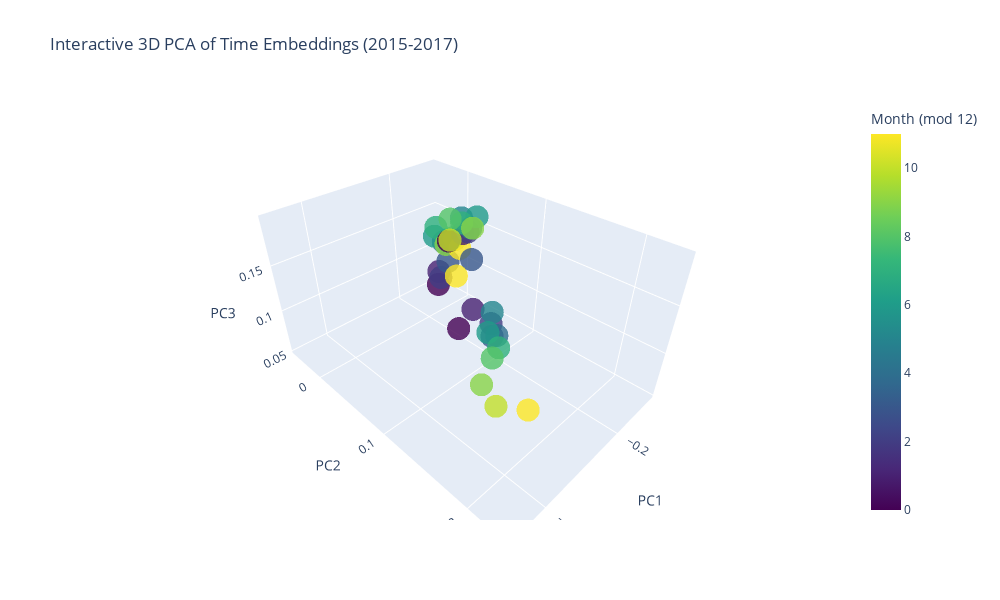

This figure's notebook cell:
### Code cell
import numpy as np
from matplotlib import pyplot as plt
# Convert to numpy array
time_matrix = np.stack(time_embeddings)

# Apply PCA
from sklearn.decomposition import PCA
pca = PCA(n_components=3)
time_pca = pca.fit_transform(time_matrix)
# Color by month: mod 12
colors = [j % 12 for j, _ in enumerate(timetoks)]

import plotly.graph_objs as go

# Filter for years 2015-2017 (indices 60-95: years 15-17, months 1-12 each)
#start_idx = 5 * 12  # year 15 (2015) starts at index 60
#end_idx = 8 * 12    # year 18 (2018) starts at index 96, so we want up to 95
start_idx = 4*12
end_idx = 7*12

filtered_time_pca = time_pca[start_idx:end_idx]
filtered_colors = colors[start_idx:end_idx]
# filtered_timetoks = timetoks[start_idx:end_idx]  # no longer needed since labels are removed

fig = go.Figure(data=[go.Scatter3d(
    x=filtered_time_pca[:, 0],
    y=filtered_time_pca[:, 1],
    z=filtered_time_pca[:, 2],
    mode='markers',
    marker=dict(
        size=8,
        color=filtered_colors,
        colorscale='Viridis',
        colorbar=dict(title='Month'),
        opacity=0.8
    )
)])

fig.update_layout(
    scene = dict(
        xaxis_title='PC1',
        yaxis_title='PC2',
        zaxis_title='PC3'
    ),
    title='Monthly TLM Embeddings (NOW)',
    width=1000,
    height=600
)
fig.show()

### Figure 1 — Plotly figure (JSON) as saved in the notebook; plotly's stock layout.template omitted (floating-point values rounded to 4 significant figures)
{"data": [{"marker": {"color": [0, 1, 2, 3, 4, 5, 6, 7, 8, 9, 10, 11, 0, 1, 2, 3, 4, 5, 6, 7, 8, 9, 10, 11, 0, 1, 2, 3, 4, 5, 6, 7, 8, 9, 10, 11], "colorbar": {"title": {"text": "Month (mod 12)"}}, "colorscale": [[0, "#440154"], [0.1111, "#482878"], [0.2222, "#3e4989"], [0.3333, "#31688e"], [0.4444, "#26828e"], [0.5556, "#1f9e89"], [0.6667, "#35b779"], [0.7778, "#6ece58"], [0.8889, "#b5de2b"], [1, "#fde725"]], "opacity": 0.8, "size": 8}, "mode": "markers", "type": "scatter3d", "x": [-0.2486, -0.2552, -0.2438, -0.2464, -0.2435, -0.2442, -0.233, -0.2228, -0.2317, -0.2249, -0.233, -0.2211, -0.2088, -0.2244, -0.2098, -0.2038, -0.2017, -0.199, -0.2019, -0.1863, -0.1764, -0.1791, -0.1542, -0.1511, -0.1267, -0.1366, -0.1126, -0.118, -0.1127, -0.106, -0.08973, -0.08369, -0.08364, -0.06544, -0.06461, -0.07672], "y": [-0.03787, -0.04354, -0.02768, -0.01762, -0.02146, -0.01379, -0.02434, -0.009887, 0.007578, 0.002956, 0.007802, 0.02764, 0.02407, 0.02847, 0.05002, 0.06114, 0.06172, 0.05241, 0.06897, 0.06546, 0.06119, 0.08572, 0.08419, 0.09446, 0.1218, 0.1279, 0.1684, 0.1651, 0.1741, 0.1749, 0.1861, 0.2005, 0.1958, 0.2039, 0.2167, 0.2316], "z": [0.05176, 0.06504, 0.06826, 0.09307, 0.1177, 0.1238, 0.1276, 0.1468, 0.1381, 0.1307, 0.1351, 0.1368, 0.1484, 0.1527, 0.1673, 0.1442, 0.1782, 0.1861, 0.1915, 0.1897, 0.1951, 0.1941, 0.1915, 0.1629, 0.1358, 0.1529, 0.173, 0.1568, 0.1654, 0.1891, 0.1873, 0.1868, 0.1758, 0.1706, 0.1623, 0.1611]}], "layout": {"height": 600, "scene": {"xaxis": {"title": {"text": "PC1"}}, "yaxis": {"title": {"text": "PC2"}}, "zaxis": {"title": {"text": "PC3"}}}, "title": {"text": "Interactive 3D PCA of Time Embeddings (2015-2017)"}, "width": 1000}}
